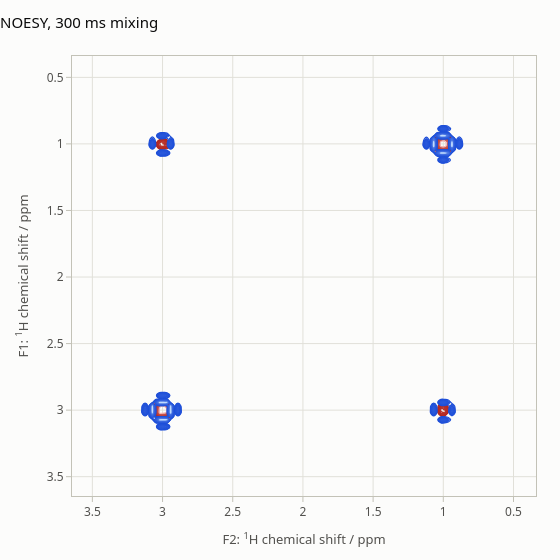

The notebook cell this image was saved under:
### Markdown cell above
## NOESY

`noesy` is the States-TPPI experiment of `noesy.m`: four phase
combinations of the second and third pulses, a homospoil and
relaxation-only mixing (or the full Liouvillian with
`parameters["oldschool"]`), and `{"cos": ..., "sin": ...}` FIDs that are
combined after the F1 transform. It needs relaxation, and the thermal
equilibrium as the initial state (`needs=["rho_eq"]`):

### Code cell
spin_system_pair = spynach.create(
    {"isotopes": ["1H", "1H"], "magnet": 14.1},
    {
        "zeeman": {"scalar": [1.0, 3.0]},
        "coordinates": [[0, 0, 0], [0, 0, 2.5]],
        "relaxation": ["redfield"],
        "equilibrium": "IME",
        "rlx_keep": "kite",
        "temperature": 298,
        "tau_c": [[2e-9]],
    },
)
spin_system_pair = spynach.basis(spin_system_pair, {"formalism": "sphten-liouv", "approximation": "none"})
noesy_pars = {
    "tmix": 0.3,
    "offset": 1200.0,
    "sweep": [2000.0, 2000.0],
    "npoints": [64, 64],
    "zerofill": [256, 256],
    "spins": ["1H"],
    "needs": ["rho_eq"],
    "axis_units": "ppm",
}
fid_noesy = spynach.liquid(spin_system_pair, spynach.noesy, noesy_pars, "nmr")
cos = spynach.apodisation(fid_noesy["cos"], [("sqcos",), ("sqcos",)])
sin = spynach.apodisation(fid_noesy["sin"], [("sqcos",), ("sqcos",)])
f1_cos = np.real(np.fft.fftshift(np.fft.fft(cos, 256, axis=0), axes=0))
f1_sin = np.real(np.fft.fftshift(np.fft.fft(sin, 256, axis=0), axes=0))
noesy_spectrum = np.fft.fftshift(np.fft.fft(f1_cos - 1j * f1_sin, 256, axis=1), axes=1)
plot_2d(
    spin_system_pair,
    -noesy_spectrum.real,
    noesy_pars,
    max_points=128,
    ncont=20,
    delta=(0.05, 0.5, 0.05, 0.5),
    k=2,
    ncol=256,
    m=6,
    signs="both",
    title="NOESY, 300 ms mixing",
)

### Figure 1 — Plotly figure (JSON) as saved in the notebook; plotly's stock layout.template omitted (floating-point values rounded to 4 significant figures; data arrays with more than 128 entries replaced by an {"elided": "..."} marker saying what was removed)
{"data": [{"autocontour": false, "colorscale": [[0.0, "#b3261e"], [0.05263, "#b4271f"], [0.1053, "#b42921"], [0.1579, "#b52a22"], [0.2105, "#b52c24"], [0.2632, "#b62d25"], [0.3158, "#b72f27"], [0.3684, "#b83129"], [0.4211, "#b8332b"], [0.4737, "#b9352d"], [0.5263, "#ba3730"], [0.5789, "#bb3a32"], [0.6316, "#bd3c35"], [0.6842, "#be4038"], [0.7368, "#c0433c"], [0.7895, "#c14741"], [0.8421, "#c44d46"], [0.8947, "#c7544d"], [0.9474, "#cb5f59"], [1.0, "#f2b8b5"]], "contours": {"coloring": "lines", "end": 19, "showlabels": false, "size": 1, "start": 0, "type": "levels"}, "hoverinfo": "skip", "line": {"width": 1.2}, "showlegend": false, "showscale": false, "x": [0.3396, 0.3657, 0.3917, 0.4177, 0.4438, 0.4698, 0.4958, 0.5218, 0.5479, 0.5739, 0.5999, 0.6259, 0.652, 0.678, 0.704, 0.7301, 0.7561, 0.7821, 0.8081, 0.8342, 0.8602, 0.8862, 0.9122, 0.9383, 0.9643, 0.9903, 1.016, 1.042, 1.068, 1.094, 1.12, 1.146, 1.173, 1.199, 1.225, 1.251, 1.277, 1.303, 1.329, 1.355, 1.381, 1.407, 1.433, 1.459, 1.485, 1.511, 1.537, 1.563, 1.589, 1.615, 1.641, 1.667, 1.693, 1.719, 1.745, 1.771, 1.797, 1.823, 1.849, 1.875, 1.901, 1.927, 1.953, 1.979, 2.005, 2.031, 2.057, 2.083, 2.109, 2.135, 2.162, 2.188, 2.214, 2.24, 2.266, 2.292, 2.318, 2.344, 2.37, 2.396, 2.422, 2.448, 2.474, 2.5, 2.526, 2.552, 2.578, 2.604, 2.63, 2.656, 2.682, 2.708, 2.734, 2.76, 2.786, 2.812, 2.838, 2.864, 2.89, 2.916, 2.942, 2.968, 2.994, 3.02, 3.046, 3.072, 3.098, 3.125, 3.151, 3.177, 3.203, 3.229, 3.255, 3.281, 3.307, 3.333, 3.359, 3.385, 3.411, 3.437, 3.463, 3.489, 3.515, 3.541, 3.567, 3.593, 3.619, 3.645], "y": [0.3396, 0.3657, 0.3917, 0.4177, 0.4438, 0.4698, 0.4958, 0.5218, 0.5479, 0.5739, 0.5999, 0.6259, 0.652, 0.678, 0.704, 0.7301, 0.7561, 0.7821, 0.8081, 0.8342, 0.8602, 0.8862, 0.9122, 0.9383, 0.9643, 0.9903, 1.016, 1.042, 1.068, 1.094, 1.12, 1.146, 1.173, 1.199, 1.225, 1.251, 1.277, 1.303, 1.329, 1.355, 1.381, 1.407, 1.433, 1.459, 1.485, 1.511, 1.537, 1.563, 1.589, 1.615, 1.641, 1.667, 1.693, 1.719, 1.745, 1.771, 1.797, 1.823, 1.849, 1.875, 1.901, 1.927, 1.953, 1.979, 2.005, 2.031, 2.057, 2.083, 2.109, 2.135, 2.162, 2.188, 2.214, 2.24, 2.266, 2.292, 2.318, 2.344, 2.37, 2.396, 2.422, 2.448, 2.474, 2.5, 2.526, 2.552, 2.578, 2.604, 2.63, 2.656, 2.682, 2.708, 2.734, 2.76, 2.786, 2.812, 2.838, 2.864, 2.89, 2.916, 2.942, 2.968, 2.994, 3.02, 3.046, 3.072, 3.098, 3.125, 3.151, 3.177, 3.203, 3.229, 3.255, 3.281, 3.307, 3.333, 3.359, 3.385, 3.411, 3.437, 3.463, 3.489, 3.515, 3.541, 3.567, 3.593, 3.619, 3.645], "z": {"elided": "128x128 float values"}, "zmax": 19, "zmin": 0, "type": "contour"}, {"autocontour": false, "colorscale": [[0.0, "#1d4ed8"], [0.05263, "#1e4fd8"], [0.1053, "#2051d9"], [0.1579, "#2252d9"], [0.2105, "#2353d9"], [0.2632, "#2555da"], [0.3158, "#2757da"], [0.3684, "#2958db"], [0.4211, "#2b5adb"], [0.4737, "#2d5cdc"], [0.5263, "#305fdc"], [0.5789, "#3361dd"], [0.6316, "#3664de"], [0.6842, "#3967df"], [0.7368, "#3d6ae0"], [0.7895, "#426ee1"], [0.8421, "#4873e2"], [0.8947, "#507ae4"], [0.9474, "#5c85e7"], [1.0, "#bfdbfe"]], "contours": {"coloring": "lines", "end": 19, "showlabels": false, "size": 1, "start": 0, "type": "levels"}, "hoverinfo": "skip", "line": {"width": 1.2}, "showlegend": false, "showscale": false, "x": [0.3396, 0.3657, 0.3917, 0.4177, 0.4438, 0.4698, 0.4958, 0.5218, 0.5479, 0.5739, 0.5999, 0.6259, 0.652, 0.678, 0.704, 0.7301, 0.7561, 0.7821, 0.8081, 0.8342, 0.8602, 0.8862, 0.9122, 0.9383, 0.9643, 0.9903, 1.016, 1.042, 1.068, 1.094, 1.12, 1.146, 1.173, 1.199, 1.225, 1.251, 1.277, 1.303, 1.329, 1.355, 1.381, 1.407, 1.433, 1.459, 1.485, 1.511, 1.537, 1.563, 1.589, 1.615, 1.641, 1.667, 1.693, 1.719, 1.745, 1.771, 1.797, 1.823, 1.849, 1.875, 1.901, 1.927, 1.953, 1.979, 2.005, 2.031, 2.057, 2.083, 2.109, 2.135, 2.162, 2.188, 2.214, 2.24, 2.266, 2.292, 2.318, 2.344, 2.37, 2.396, 2.422, 2.448, 2.474, 2.5, 2.526, 2.552, 2.578, 2.604, 2.63, 2.656, 2.682, 2.708, 2.734, 2.76, 2.786, 2.812, 2.838, 2.864, 2.89, 2.916, 2.942, 2.968, 2.994, 3.02, 3.046, 3.072, 3.098, 3.125, 3.151, 3.177, 3.203, 3.229, 3.255, 3.281, 3.307, 3.333, 3.359, 3.385, 3.411, 3.437, 3.463, 3.489, 3.515, 3.541, 3.567, 3.593, 3.619, 3.645], "y": [0.3396, 0.3657, 0.3917, 0.4177, 0.4438, 0.4698, 0.4958, 0.5218, 0.5479, 0.5739, 0.5999, 0.6259, 0.652, 0.678, 0.704, 0.7301, 0.7561, 0.7821, 0.8081, 0.8342, 0.8602, 0.8862, 0.9122, 0.9383, 0.9643, 0.9903, 1.016, 1.042, 1.068, 1.094, 1.12, 1.146, 1.173, 1.199, 1.225, 1.251, 1.277, 1.303, 1.329, 1.355, 1.381, 1.407, 1.433, 1.459, 1.485, 1.511, 1.537, 1.563, 1.589, 1.615, 1.641, 1.667, 1.693, 1.719, 1.745, 1.771, 1.797, 1.823, 1.849, 1.875, 1.901, 1.927, 1.953, 1.979, 2.005, 2.031, 2.057, 2.083, 2.109, 2.135, 2.162, 2.188, 2.214, 2.24, 2.266, 2.292, 2.318, 2.344, 2.37, 2.396, 2.422, 2.448, 2.474, 2.5, 2.526, 2.552, 2.578, 2.604, 2.63, 2.656, 2.682, 2.708, 2.734, 2.76, 2.786, 2.812, 2.838, 2.864, 2.89, 2.916, 2.942, 2.968, 2.994, 3.02, 3.046, 3.072, 3.098, 3.125, 3.151, 3.177, 3.203, 3.229, 3.255, 3.281, 3.307, 3.333, 3.359, 3.385, 3.411, 3.437, 3.463, 3.489, 3.515, 3.541, 3.567, 3.593, 3.619, 3.645], "z": {"elided": "128x128 float values"}, "zmax": 19, "zmin": 0, "type": "contour"}], "layout": {"font": {"family": "system-ui, -apple-system, \"Segoe UI\", Roboto, sans-serif", "color": "#0b0b0b", "size": 13}, "margin": {"l": 72, "r": 24, "t": 56, "b": 64}, "title": {"font": {"size": 15, "color": "#0b0b0b"}, "text": "NOESY, 300 ms mixing", "x": 0, "xanchor": "left"}, "xaxis": {"tickfont": {"color": "#52514e", "size": 12}, "title": {"font": {"color": "#52514e", "size": 13}, "text": "F2: <sup>1</sup>H chemical shift / ppm"}, "showgrid": true, "gridcolor": "#e1e0d9", "zeroline": false, "showline": true, "linecolor": "#c3c2b7", "ticks": "outside", "tickcolor": "#c3c2b7", "mirror": true, "range": [3.645, 0.3396]}, "yaxis": {"tickfont": {"color": "#52514e", "size": 12}, "title": {"font": {"color": "#52514e", "size": 13}, "text": "F1: <sup>1</sup>H chemical shift / ppm"}, "showgrid": true, "gridcolor": "#e1e0d9", "zeroline": false, "showline": true, "linecolor": "#c3c2b7", "ticks": "outside", "tickcolor": "#c3c2b7", "mirror": true, "range": [3.645, 0.3396]}, "modebar": {"bgcolor": "rgba(0,0,0,0)", "color": "#898781", "activecolor": "#52514e", "remove": ["lasso2d", "select2d"]}, "height": 560, "width": 560, "paper_bgcolor": "#fcfcfb", "plot_bgcolor": "#fcfcfb", "dragmode": "zoom", "showlegend": false}}
